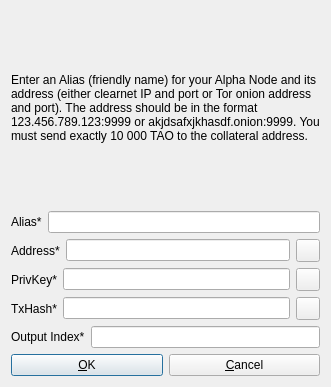
<?xml version="1.0" encoding="UTF-8"?>
<ui version="4.0">
 <class>AddEditAdrenalineNode</class>
 <widget class="QDialog" name="AddEditAdrenalineNode">
  <property name="geometry">
   <rect>
    <x>0</x>
    <y>0</y>
    <width>331</width>
    <height>387</height>
   </rect>
  </property>
  <property name="windowTitle">
   <string>Add/Edit Tao Node</string>
  </property>
  <property name="modal">
   <bool>true</bool>
  </property>
  <layout class="QVBoxLayout" name="verticalLayout">
   <item>
    <widget class="QLabel" name="label_9">
     <property name="sizePolicy">
      <sizepolicy hsizetype="Preferred" vsizetype="Expanding">
       <horstretch>0</horstretch>
       <verstretch>0</verstretch>
      </sizepolicy>
     </property>
     <property name="text">
      <string>&lt;html&gt;&lt;head/&gt;&lt;body&gt;&lt;p&gt;Enter an Alias (friendly name) for your Alpha Node and its address (either clearnet IP and port or Tor onion address and port). The address should be in the format 123.456.789.123:9999 or akjdsafxjkhasdf.onion:9999. You must send exactly 10 000 TAO to the collateral address.&lt;/p&gt;&lt;/body&gt;&lt;/html&gt;</string>
     </property>
     <property name="wordWrap">
      <bool>true</bool>
     </property>
    </widget>
   </item>
   <item>
    <layout class="QHBoxLayout" name="horizontalLayout_4">
     <property name="bottomMargin">
      <number>0</number>
     </property>
     <item>
      <widget class="QLabel" name="label_4">
       <property name="text">
        <string>Alias*</string>
       </property>
      </widget>
     </item>
     <item>
      <widget class="QLineEdit" name="aliasLineEdit"/>
     </item>
    </layout>
   </item>
   <item>
    <layout class="QHBoxLayout" name="horizontalLayout_5">
     <property name="bottomMargin">
      <number>0</number>
     </property>
     <item>
      <widget class="QLabel" name="label_6">
       <property name="text">
        <string>Address*</string>
       </property>
      </widget>
     </item>
     <item>
      <widget class="QLineEdit" name="addressLineEdit"/>
     </item>
     <item>
      <widget class="QToolButton" name="AddEditAddressPasteButton">
       <property name="toolTip">
        <string>Paste address from clipboard</string>
       </property>
       <property name="text">
        <string/>
       </property>
       <property name="icon">
        <iconset resource="../bitcoin.qrc">
         <normaloff>:/icons/editpaste</normaloff>:/icons/editpaste</iconset>
       </property>
       <property name="shortcut">
        <string>Alt+P</string>
       </property>
      </widget>
     </item>
    </layout>
   </item>
   <item>
    <layout class="QHBoxLayout" name="horizontalLayout_3">
     <property name="bottomMargin">
      <number>0</number>
     </property>
     <item>
      <widget class="QLabel" name="label_5">
       <property name="text">
        <string>PrivKey*</string>
       </property>
      </widget>
     </item>
     <item>
      <widget class="QLineEdit" name="privkeyLineEdit"/>
     </item>
     <item>
      <widget class="QToolButton" name="AddEditPrivkeyPasteButton">
       <property name="toolTip">
        <string>Paste address from clipboard</string>
       </property>
       <property name="text">
        <string/>
       </property>
       <property name="icon">
        <iconset resource="../bitcoin.qrc">
         <normaloff>:/icons/editpaste</normaloff>:/icons/editpaste</iconset>
       </property>
       <property name="shortcut">
        <string>Alt+P</string>
       </property>
      </widget>
     </item>
    </layout>
   </item>
   <item>
    <layout class="QHBoxLayout" name="horizontalLayout_2">
     <property name="bottomMargin">
      <number>0</number>
     </property>
     <item>
      <widget class="QLabel" name="label_2">
       <property name="text">
        <string>TxHash*</string>
       </property>
      </widget>
     </item>
     <item>
      <widget class="QLineEdit" name="txhashLineEdit"/>
     </item>
     <item>
      <widget class="QToolButton" name="AddEditTxhashPasteButton">
       <property name="toolTip">
        <string>Paste address from clipboard</string>
       </property>
       <property name="text">
        <string/>
       </property>
       <property name="icon">
        <iconset resource="../bitcoin.qrc">
         <normaloff>:/icons/editpaste</normaloff>:/icons/editpaste</iconset>
       </property>
       <property name="shortcut">
        <string>Alt+P</string>
       </property>
      </widget>
     </item>
    </layout>
   </item>
   <item>
    <layout class="QHBoxLayout" name="horizontalLayout_8">
     <property name="bottomMargin">
      <number>0</number>
     </property>
     <item>
      <widget class="QLabel" name="label_8">
       <property name="text">
        <string>Output Index*</string>
       </property>
      </widget>
     </item>
     <item>
      <widget class="QLineEdit" name="outputindexLineEdit"/>
     </item>
    </layout>
   </item>
   <item>
    <layout class="QHBoxLayout" name="horizontalLayout_Buttons">
     <item>
      <widget class="QPushButton" name="okButton">
       <property name="text">
        <string>&amp;OK</string>
       </property>
      </widget>
     </item>
     <item>
      <widget class="QPushButton" name="cancelButton">
       <property name="text">
        <string>&amp;Cancel</string>
       </property>
       <property name="autoDefault">
        <bool>false</bool>
       </property>
      </widget>
     </item>
    </layout>
   </item>
  </layout>
 </widget>
 <resources>
  <include location="../bitcoin.qrc"/>
 </resources>
 <connections/>
</ui>
